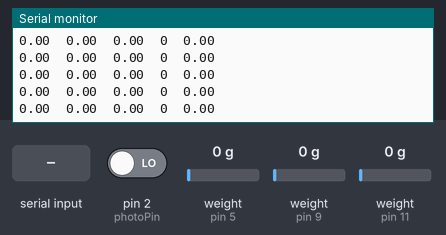
This sketch was run on a simulated Arduino Nano, built with avr-gcc and run on an emulated ATmega328P. Parts: the last lines printed to the serial monitor. The test bench sets the inputs (shaded band); at power-on: weight on the scale (sensors on pin 5, pin 9, pin 11) 0 g, pin 2 (photoPin) LOW.

Above: at 8.4 s.
8.5 s: "t" received over Serial
10.0 s: weight on the scale (sensor on pin 5) set to 100 g
At 10.03 s:
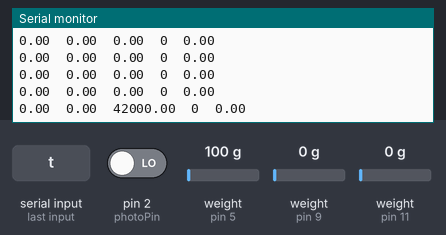
11.5 s: weight on the scale (sensor on pin 9) set to 100 g
At 11.54 s:
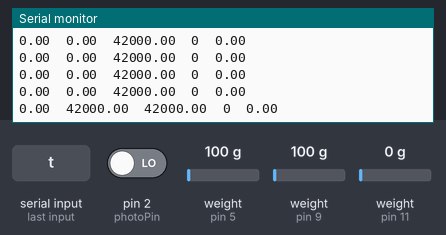
13.0 s: weight on the scale (sensor on pin 11) set to 100 g
At 13.0 s:
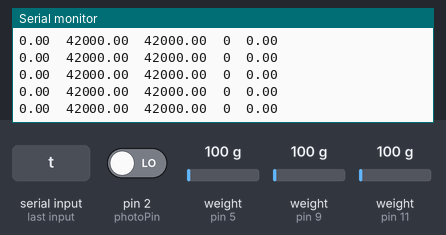
14.5 s: pin 2 (photoPin) driven HIGH
At 14.54 s:
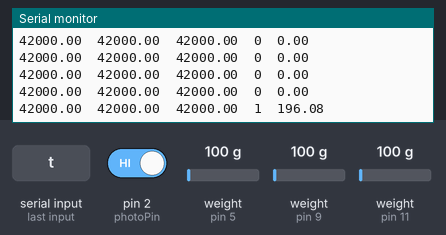
16.0 s: weight on the scale (sensor on pin 5) set to 1250 g
At 16.03 s:
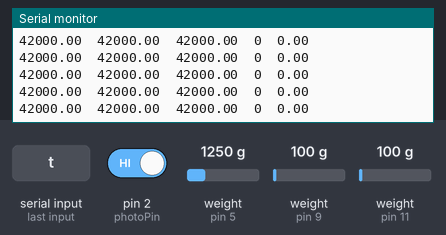
Timing chart, 0 to 18.5 s (numbered marks = the images above; inputs shaded):
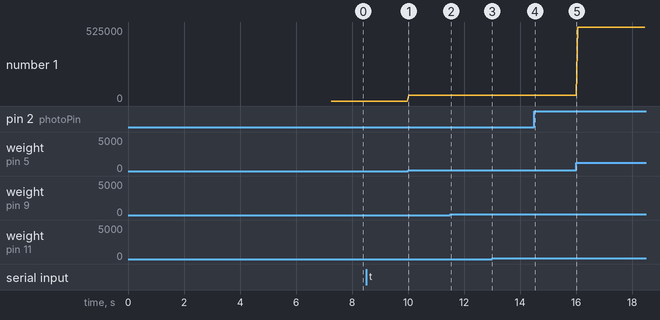

Measured:
- after the input at 10.0 s, the serial monitor: prints a new line at once (image 1)
- after the input at 11.5 s, the serial monitor: prints a new line at once (image 2)
- after the input at 14.5 s, the serial monitor: prints a new line at once (image 4)
- plotted number 1: 0 → 42000 after the input at 10.0 s, 42000 → 525000 after the input at 16.0 s

The sketch:

MotorTestingRig.ino
```cpp
//-------------------------------------------------------------------------------------
// HX711_ADC.h
// Arduino master library for HX711 24-Bit Analog-to-Digital Converter for Weigh Scales
// Olav Kallhovd sept2017
// Tested with      : HX711 asian module on channel A and YZC-133 3kg load cell
// Tested with MCU  : Arduino Nano
//-------------------------------------------------------------------------------------
// This is an example sketch on how to use this library for two ore more HX711 modules
// Settling time (number of samples) and data filtering can be adjusted in the config.h file

#include <HX711_ADC.h>
#include <EEPROM.h>

//HX711 constructor (dout pin, sck pin)
HX711_ADC LoadCell_1(5, 4); // Right Load Cell
HX711_ADC LoadCell_2(9, 7); // Left Load Cell
HX711_ADC LoadCell_3(11, 12); // Thrust Load Cell

const int eepromAdress_1 = 0; // eeprom adress for calibration value load cell 1 (4 bytes)
const int eepromAdress_2 = 4; // eeprom adress for calibration value load cell 2 (4 bytes)
const int eepromAdress_3 = 8;

const int photoPin = 2;
volatile unsigned long count = 0;

double t;

void pulse() {
  count++;
} // end pulse

void setup() {

  float calValue_1; // calibration value load cell 1
  float calValue_2; // calibration value load cell 2
  float calValue_3; // calibration value load cell 3

  calValue_1 = 1;//696.0; // uncomment this if you want to set this value in the sketch
  calValue_2 = 1;//733.0; // uncomment this if you want to set this value in the sketch
  calValue_3 = 1;

  #if defined(ESP8266)
  //EEPROM.begin(512); // uncomment this if you use ESP8266 and want to fetch the value from eeprom
  #endif
  //EEPROM.get(eepromAdress_1, calValue_1); // uncomment this if you want to fetch the value from eeprom
  //EEPROM.get(eepromAdress_2, calValue_2); // uncomment this if you want to fetch the value from eeprom

  Serial.begin(2000000); delay(10);
  LoadCell_1.begin();
  LoadCell_2.begin();
  LoadCell_3.begin();

  long stabilisingtime = 2000; // tare preciscion can be improved by adding a few seconds of stabilising time
  byte loadcell_1_rdy = 0;
  byte loadcell_2_rdy = 0;
  byte loadcell_3_rdy = 0;
  while ((loadcell_1_rdy + loadcell_2_rdy + loadcell_3_rdy) < 3) { //run startup, stabilization and tare, both modules simultaniously
    if (!loadcell_1_rdy) loadcell_1_rdy = LoadCell_1.startMultiple(stabilisingtime);
    if (!loadcell_2_rdy) loadcell_2_rdy = LoadCell_2.startMultiple(stabilisingtime);
    if (!loadcell_3_rdy) loadcell_3_rdy = LoadCell_3.startMultiple(stabilisingtime);
  }

  LoadCell_1.setCalFactor(calValue_1); // user set calibration value (float)
  LoadCell_2.setCalFactor(calValue_2); // user set calibration value (float)
  LoadCell_3.setCalFactor(calValue_3);

  // Setup of Phototransistor
  pinMode(photoPin, INPUT);
  attachInterrupt(digitalPinToInterrupt(photoPin), pulse, CHANGE);

  // Initialize t here
  t = millis();
}

void loop() {
  //update() should be called at least as often as HX711 sample rate; >10Hz@10SPS, >80Hz@80SPS
  //longer delay in scetch will reduce effective sample rate (be carefull with use of delay() in the loop)
  LoadCell_1.update();
  LoadCell_2.update();
  LoadCell_3.update();

  //get smoothed value from data set + current calibration factor
  double currentTime = millis();
  if (currentTime > t + 50) {
    float a = LoadCell_1.getData();
    float b = LoadCell_2.getData();
    float c = LoadCell_3.getData();

    // Because of the way we need to sense the voltages, we're using CHANGE for the interrupt. That means there's an extra factor of 2 we need to account for,
    // and (if you do the math out) that's why it's 10,000 and not 20,000.
    float d = 10000 * (count / (currentTime - t));

    // Print format: <Thrust Load Cell> <TAB> <Left Load Cell> <TAB> <Right Load Cell> <TAB> <Phototransistor>
    Serial.print(c);
    Serial.print("  ");
    Serial.print(b);
    Serial.print("  ");
    Serial.print(a);
    Serial.print("  ");
    Serial.print(count);
    Serial.print("  ");
    Serial.println(d);

    // Indexing
    t = millis();
    count = 0;
  }

  //receive from serial terminal
  if (Serial.available() > 0) {
    float i;
    char inByte = Serial.read();
    if (inByte == 't') {
      LoadCell_1.tareNoDelay();
      LoadCell_2.tareNoDelay();
      LoadCell_3.tareNoDelay();
    }
  }

  //check if last tare operation is complete
  if (LoadCell_1.getTareStatus() == true) {
    Serial.println("Tare load cell 1 complete");
  }
  if (LoadCell_2.getTareStatus() == true) {
    Serial.println("Tare load cell 2 complete");
  }
  if (LoadCell_3.getTareStatus() == true) {
    Serial.println("Tare load cell 3 complete");
  }

}
```
